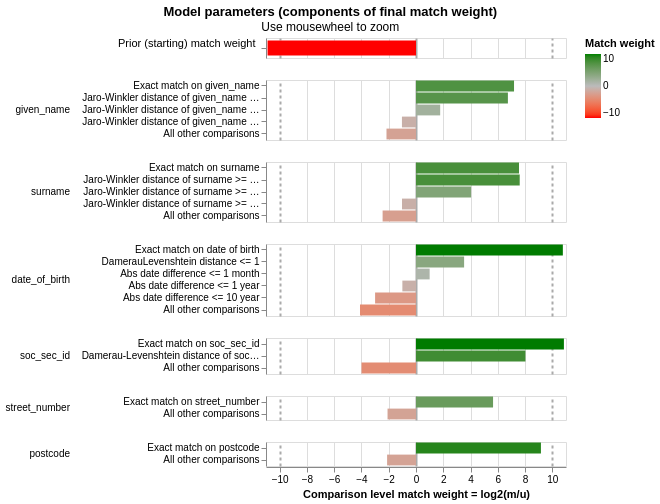

Here is the notebook cell this chart was saved with:
### Code cell
linker.visualisations.match_weights_chart()

### Figure 1 — Vega-Lite specification as saved in the notebook (floating-point values rounded to 4 significant figures)
{"config": {"view": {"continuousWidth": 300, "continuousHeight": 300, "discreteHeight": 60, "discreteWidth": 400}, "header": {"title": null}, "mark": {"tooltip": null}, "title": {"anchor": "middle"}}, "vconcat": [{"mark": {"type": "bar", "clip": true, "height": 15}, "encoding": {"color": {"field": "log2_bayes_factor", "scale": {"domain": [-10, 0, 10], "interpolate": "lab", "range": ["red", "#bbbbbb", "green"]}, "title": "Match weight", "type": "quantitative"}, "tooltip": [{"field": "comparison_name", "title": "Comparison name", "type": "nominal"}, {"field": "probability_two_random_records_match", "format": ".4f", "title": "Probability two random records match", "type": "nominal"}, {"field": "log2_bayes_factor", "format": ",.4f", "title": "Equivalent match weight", "type": "quantitative"}, {"field": "bayes_factor_description", "title": "Match weight description", "type": "nominal"}], "x": {"axis": {"domain": false, "gridColor": {"condition": {"test": "abs(datum.value / 10)  <= 1 & datum.value % 10 === 0", "value": "#aaa"}, "value": "#ddd"}, "gridDash": {"condition": {"test": "abs(datum.value / 10) == 1", "value": [3]}, "value": null}, "gridWidth": {"condition": {"test": "abs(datum.value / 10)  <= 1 & datum.value % 10 === 0", "value": 2}, "value": 1}, "labels": false, "ticks": false, "title": ""}, "field": "log2_bayes_factor", "scale": {"domain": [-11, 11]}, "type": "quantitative"}, "y": {"axis": {"title": "Prior (starting) match weight", "titleAlign": "right", "titleAngle": 0, "titleFontWeight": "normal"}, "field": "label_for_charts", "sort": {"field": "comparison_vector_value", "order": "descending"}, "type": "nominal"}}, "height": 20, "transform": [{"filter": "(datum.comparison_name == 'probability_two_random_records_match')"}]}, {"mark": {"type": "bar", "clip": true}, "encoding": {"color": {"field": "log2_bayes_factor", "scale": {"domain": [-10, 0, 10], "interpolate": "lab", "range": ["red", "#bbbbbb", "green"]}, "title": "Match weight", "type": "quantitative"}, "row": {"field": "comparison_name", "header": {"labelAlign": "left", "labelAnchor": "middle", "labelAngle": 0}, "sort": {"field": "comparison_sort_order"}, "type": "nominal"}, "tooltip": [{"field": "comparison_name", "title": "Comparison name", "type": "nominal"}, {"field": "label_for_charts", "title": "Label", "type": "ordinal"}, {"field": "sql_condition", "title": "SQL condition", "type": "nominal"}, {"field": "m_probability", "format": ".10~g", "title": "M probability", "type": "quantitative"}, {"field": "u_probability", "format": ".10~g", "title": "U probability", "type": "quantitative"}, {"field": "bayes_factor", "format": ",.6f", "title": "Bayes factor = m/u", "type": "quantitative"}, {"field": "log2_bayes_factor", "format": ".4~g", "title": "Match weight = log2(m/u)", "type": "quantitative"}, {"field": "bayes_factor_description", "title": "Match weight description", "type": "nominal"}, {"field": "m_probability_description", "title": "m probability description", "type": "nominal"}, {"field": "u_probability_description", "title": "u probability description", "type": "nominal"}], "x": {"axis": {"gridColor": {"condition": {"test": "abs(datum.value / 10)  <= 1 & datum.value % 10 === 0", "value": "#aaa"}, "value": "#ddd"}, "gridDash": {"condition": {"test": "abs(datum.value / 10) == 1", "value": [3]}, "value": null}, "gridWidth": {"condition": {"test": "abs(datum.value / 10)  <= 1 & datum.value % 10 === 0", "value": 2}, "value": 1}, "title": "Comparison level match weight = log2(m/u)"}, "field": "log2_bayes_factor", "scale": {"domain": [-11, 11]}, "type": "quantitative"}, "y": {"axis": {"title": null}, "field": "label_for_charts", "sort": {"field": "comparison_vector_value", "order": "descending"}, "type": "nominal"}}, "height": {"step": 12}, "resolve": {"axis": {"y": "independent"}, "scale": {"y": "independent"}}, "transform": [{"filter": "(datum.comparison_name != 'probability_two_random_records_match')"}]}], "data": {"name": "data-5b53fc20c5d354b35859e9d682b7443a"}, "params": [{"name": "mouse_zoom", "select": {"type": "interval", "encodings": ["x"]}, "bind": "scales", "views": []}], "resolve": {"axis": {"y": "independent"}, "scale": {"y": "independent"}}, "title": {"text": "Model parameters (components of final match weight)", "subtitle": "Use mousewheel to zoom"}, "$schema": "https://vega.github.io/schema/vega-lite/v5.9.3.json", "datasets": {"data-5b53fc20c5d354b35859e9d682b7443a": [{"comparison_name": "probability_two_random_records_match", "sql_condition": null, "label_for_charts": "", "m_probability": null, "u_probability": null, "m_probability_description": null, "u_probability_description": null, "has_tf_adjustments": false, "tf_adjustment_column": null, "tf_adjustment_weight": null, "is_null_level": false, "bayes_factor": 0.0005284, "log2_bayes_factor": -10.89, "comparison_vector_value": 0, "max_comparison_vector_value": 0, "bayes_factor_description": "The probability that two random records drawn at random match is 0.001 or one in  1,893.6 records.This is equivalent to a starting match weight of -10.886.", "probability_two_random_records_match": 0.0005281, "comparison_sort_order": -1}, {"comparison_name": "given_name", "sql_condition": "\"given_name_l\" = \"given_name_r\"", "label_for_charts": "Exact match on given_name", "m_probability": 0.575, "u_probability": 0.003942, "m_probability_description": "Amongst matching record comparisons, 57.5% of records (i.e. one in 1.739) are in the exact match on given_name comparison level", "u_probability_description": "Amongst non-matching record comparisons, 0.3942% of records (i.e. one in 254) are in the exact match on given_name comparison level", "has_tf_adjustments": true, "tf_adjustment_column": "given_name", "tf_adjustment_weight": 1.0, "is_null_level": false, "bayes_factor": 145.9, "log2_bayes_factor": 7.188, "comparison_vector_value": 4, "max_comparison_vector_value": 4, "bayes_factor_description": "If comparison level is `exact match on given_name` then comparison is 146 times more likely to be a match", "probability_two_random_records_match": 0.0005281, "comparison_sort_order": 0}, {"comparison_name": "given_name", "sql_condition": "jaro_winkler_similarity(\"given_name_l\", \"given_name_r\") >= 0.92", "label_for_charts": "Jaro-Winkler distance of given_name >= 0.92", "m_probability": 0.1639, "u_probability": 0.001535, "m_probability_description": "Amongst matching record comparisons, 16.39% of records (i.e. one in 6.1) are in the jaro-winkler distance of given_name >= 0.92 comparison level", "u_probability_description": "Amongst non-matching record comparisons, 0.1535% of records (i.e. one in 652) are in the jaro-winkler distance of given_name >= 0.92 comparison level", "has_tf_adjustments": false, "tf_adjustment_column": null, "tf_adjustment_weight": 1.0, "is_null_level": false, "bayes_factor": 106.8, "log2_bayes_factor": 6.739, "comparison_vector_value": 3, "max_comparison_vector_value": 4, "bayes_factor_description": "If comparison level is `jaro-winkler distance of given_name >= 0.92` then comparison is 107 times more likely to be a match", "probability_two_random_records_match": 0.0005281, "comparison_sort_order": 0}, {"comparison_name": "given_name", "sql_condition": "jaro_winkler_similarity(\"given_name_l\", \"given_name_r\") >= 0.88", "label_for_charts": "Jaro-Winkler distance of given_name >= 0.88", "m_probability": 0.007496, "u_probability": 0.002193, "m_probability_description": "Amongst matching record comparisons, 0.7496% of records (i.e. one in 133) are in the jaro-winkler distance of given_name >= 0.88 comparison level", "u_probability_description": "Amongst non-matching record comparisons, 0.2193% of records (i.e. one in 456) are in the jaro-winkler distance of given_name >= 0.88 comparison level", "has_tf_adjustments": false, "tf_adjustment_column": null, "tf_adjustment_weight": 1.0, "is_null_level": false, "bayes_factor": 3.419, "log2_bayes_factor": 1.773, "comparison_vector_value": 2, "max_comparison_vector_value": 4, "bayes_factor_description": "If comparison level is `jaro-winkler distance of given_name >= 0.88` then comparison is 3.419 times more likely to be a match", "probability_two_random_records_match": 0.0005281, "comparison_sort_order": 0}, {"comparison_name": "given_name", "sql_condition": "jaro_winkler_similarity(\"given_name_l\", \"given_name_r\") >= 0.7", "label_for_charts": "Jaro-Winkler distance of given_name >= 0.7", "m_probability": 0.05909, "u_probability": 0.1208, "m_probability_description": "Amongst matching record comparisons, 5.909% of records (i.e. one in 16.92) are in the jaro-winkler distance of given_name >= 0.7 comparison level", "u_probability_description": "Amongst non-matching record comparisons, 12.08% of records (i.e. one in 8.277) are in the jaro-winkler distance of given_name >= 0.7 comparison level", "has_tf_adjustments": false, "tf_adjustment_column": null, "tf_adjustment_weight": 1.0, "is_null_level": false, "bayes_factor": 0.4891, "log2_bayes_factor": -1.032, "comparison_vector_value": 1, "max_comparison_vector_value": 4, "bayes_factor_description": "If comparison level is `jaro-winkler distance of given_name >= 0.7` then comparison is 2.044 times less likely to be a match", "probability_two_random_records_match": 0.0005281, "comparison_sort_order": 0}, {"comparison_name": "given_name", "sql_condition": "ELSE", "label_for_charts": "All other comparisons", "m_probability": 0.1945, "u_probability": 0.8715, "m_probability_description": "Amongst matching record comparisons, 19.45% of records (i.e. one in 5.143) are in the all other comparisons comparison level", "u_probability_description": "Amongst non-matching record comparisons, 87.15% of records (i.e. one in 1.147) are in the all other comparisons comparison level", "has_tf_adjustments": false, "tf_adjustment_column": null, "tf_adjustment_weight": 1.0, "is_null_level": false, "bayes_factor": 0.2231, "log2_bayes_factor": -2.164, "comparison_vector_value": 0, "max_comparison_vector_value": 4, "bayes_factor_description": "If comparison level is `all other comparisons` then comparison is 4.482 times less likely to be a match", "probability_two_random_records_match": 0.0005281, "comparison_sort_order": 0}, {"comparison_name": "surname", "sql_condition": "\"surname_l\" = \"surname_r\"", "label_for_charts": "Exact match on surname", "m_probability": 0.5619, "u_probability": 0.002991, "m_probability_description": "Amongst matching record comparisons, 56.19% of records (i.e. one in 1.78) are in the exact match on surname comparison level", "u_probability_description": "Amongst non-matching record comparisons, 0.2991% of records (i.e. one in 334) are in the exact match on surname comparison level", "has_tf_adjustments": true, "tf_adjustment_column": "surname", "tf_adjustment_weight": 1.0, "is_null_level": false, "bayes_factor": 187.9, "log2_bayes_factor": 7.554, "comparison_vector_value": 4, "max_comparison_vector_value": 4, "bayes_factor_description": "If comparison level is `exact match on surname` then comparison is 188 times more likely to be a match", "probability_two_random_records_match": 0.0005281, "comparison_sort_order": 1}, {"comparison_name": "surname", "sql_condition": "jaro_winkler_similarity(\"surname_l\", \"surname_r\") >= 0.92", "label_for_charts": "Jaro-Winkler distance of surname >= 0.92", "m_probability": 0.2271, "u_probability": 0.001166, "m_probability_description": "Amongst matching record comparisons, 22.71% of records (i.e. one in 4.402) are in the jaro-winkler distance of surname >= 0.92 comparison level", "u_probability_description": "Amongst non-matching record comparisons, 0.1166% of records (i.e. one in 857) are in the jaro-winkler distance of surname >= 0.92 comparison level", "has_tf_adjustments": false, "tf_adjustment_column": null, "tf_adjustment_weight": 1.0, "is_null_level": false, "bayes_factor": 194.8, "log2_bayes_factor": 7.606, "comparison_vector_value": 3, "max_comparison_vector_value": 4, "bayes_factor_description": "If comparison level is `jaro-winkler distance of surname >= 0.92` then comparison is 195 times more likely to be a match", "probability_two_random_records_match": 0.0005281, "comparison_sort_order": 1}, {"comparison_name": "surname", "sql_condition": "jaro_winkler_similarity(\"surname_l\", \"surname_r\") >= 0.88", "label_for_charts": "Jaro-Winkler distance of surname >= 0.88", "m_probability": 0.008468, "u_probability": 0.0005141, "m_probability_description": "Amongst matching record comparisons, 0.8468% of records (i.e. one in 118) are in the jaro-winkler distance of surname >= 0.88 comparison level", "u_probability_description": "Amongst non-matching record comparisons, 0.05141% of records (i.e. one in 1,945) are in the jaro-winkler distance of surname >= 0.88 comparison level", "has_tf_adjustments": false, "tf_adjustment_column": null, "tf_adjustment_weight": 1.0, "is_null_level": false, "bayes_factor": 16.47, "log2_bayes_factor": 4.042, "comparison_vector_value": 2, "max_comparison_vector_value": 4, "bayes_factor_description": "If comparison level is `jaro-winkler distance of surname >= 0.88` then comparison is 16.47 times more likely to be a match", "probability_two_random_records_match": 0.0005281, "comparison_sort_order": 1}, {"comparison_name": "surname", "sql_condition": "jaro_winkler_similarity(\"surname_l\", \"surname_r\") >= 0.7", "label_for_charts": "Jaro-Winkler distance of surname >= 0.7", "m_probability": 0.03216, "u_probability": 0.06557, "m_probability_description": "Amongst matching record comparisons, 3.216% of records (i.e. one in 31.09) are in the jaro-winkler distance of surname >= 0.7 comparison level", "u_probability_description": "Amongst non-matching record comparisons, 6.557% of records (i.e. one in 15.25) are in the jaro-winkler distance of surname >= 0.7 comparison level", "has_tf_adjustments": false, "tf_adjustment_column": null, "tf_adjustment_weight": 1.0, "is_null_level": false, "bayes_factor": 0.4906, "log2_bayes_factor": -1.028, "comparison_vector_value": 1, "max_comparison_vector_value": 4, "bayes_factor_description": "If comparison level is `jaro-winkler distance of surname >= 0.7` then comparison is 2.039 times less likely to be a match", "probability_two_random_records_match": 0.0005281, "comparison_sort_order": 1}, {"comparison_name": "surname", "sql_condition": "ELSE", "label_for_charts": "All other comparisons", "m_probability": 0.1703, "u_probability": 0.9298, "m_probability_description": "Amongst matching record comparisons, 17.03% of records (i.e. one in 5.87) are in the all other comparisons comparison level", "u_probability_description": "Amongst non-matching record comparisons, 92.98% of records (i.e. one in 1.076) are in the all other comparisons comparison level", "has_tf_adjustments": false, "tf_adjustment_column": null, "tf_adjustment_weight": 1.0, "is_null_level": false, "bayes_factor": 0.1832, "log2_bayes_factor": -2.448, "comparison_vector_value": 0, "max_comparison_vector_value": 4, "bayes_factor_description": "If comparison level is `all other comparisons` then comparison is 5.458 times less likely to be a match", "probability_two_random_records_match": 0.0005281, "comparison_sort_order": 1}, {"comparison_name": "date_of_birth", "sql_condition": "\"date_of_birth_l\" = \"date_of_birth_r\"", "label_for_charts": "Exact match on date of birth", "m_probability": 0.9298, "u_probability": 0.0005329, "m_probability_description": "Amongst matching record comparisons, 92.98% of records (i.e. one in 1.075) are in the exact match on date of birth comparison level", "u_probability_description": "Amongst non-matching record comparisons, 0.05329% of records (i.e. one in 1,877) are in the exact match on date of birth comparison level", "has_tf_adjustments": false, "tf_adjustment_column": null, "tf_adjustment_weight": 1.0, "is_null_level": false, "bayes_factor": 1745.0, "log2_bayes_factor": 10.77, "comparison_vector_value": 5, "max_comparison_vector_value": 5, "bayes_factor_description": "If comparison level is `exact match on date of birth` then comparison is 1,745 times more likely to be a match", "probability_two_random_records_match": 0.0005281, "comparison_sort_order": 2}, {"comparison_name": "date_of_birth", "sql_condition": "damerau_levenshtein(\"date_of_birth_l\", \"date_of_birth_r\") <= 1", "label_for_charts": "DamerauLevenshtein distance <= 1", "m_probability": 0.0122, "u_probability": 0.001057, "m_probability_description": "Amongst matching record comparisons, 1.22% of records (i.e. one in 81.98) are in the dameraulevenshtein distance <= 1 comparison level", "u_probability_description": "Amongst non-matching record comparisons, 0.1057% of records (i.e. one in 946) are in the dameraulevenshtein distance <= 1 comparison level", "has_tf_adjustments": false, "tf_adjustment_column": null, "tf_adjustment_weight": 1.0, "is_null_level": false, "bayes_factor": 11.54, "log2_bayes_factor": 3.528, "comparison_vector_value": 4, "max_comparison_vector_value": 5, "bayes_factor_description": "If comparison level is `dameraulevenshtein distance <= 1` then comparison is 11.54 times more likely to be a match", "probability_two_random_records_match": 0.0005281, "comparison_sort_order": 2}, {"comparison_name": "date_of_birth", "sql_condition": "ABS(EPOCH(try_strptime(\"date_of_birth_l\", '%Y-%m-%d')) - EPOCH(try_strptime(\"date_of_birth_r\", '%Y-%m-%d'))) <= 2629800.0", "label_for_charts": "Abs date difference <= 1 month", "m_probability": 0.01, "u_probability": 0.005, "m_probability_description": "Amongst matching record comparisons, 1% of records (i.e. one in 100) are in the abs date difference <= 1 month comparison level", "u_probability_description": "Amongst non-matching record comparisons, 0.5% of records (i.e. one in 200) are in the abs date difference <= 1 month comparison level", "has_tf_adjustments": false, "tf_adjustment_column": null, "tf_adjustment_weight": 1.0, "is_null_level": false, "bayes_factor": 2.0, "log2_bayes_factor": 1.0, "comparison_vector_value": 3, "max_comparison_vector_value": 5, "bayes_factor_description": "If comparison level is `abs date difference <= 1 month` then comparison is 2 times more likely to be a match", "probability_two_random_records_match": 0.0005281, "comparison_sort_order": 2}, {"comparison_name": "date_of_birth", "sql_condition": "ABS(EPOCH(try_strptime(\"date_of_birth_l\", '%Y-%m-%d')) - EPOCH(try_strptime(\"date_of_birth_r\", '%Y-%m-%d'))) <= 31557600.0", "label_for_charts": "Abs date difference <= 1 year", "m_probability": 0.01, "u_probability": 0.02, "m_probability_description": "Amongst matching record comparisons, 1% of records (i.e. one in 100) are in the abs date difference <= 1 year comparison level", "u_probability_description": "Amongst non-matching record comparisons, 2% of records (i.e. one in 50) are in the abs date difference <= 1 year comparison level", "has_tf_adjustments": false, "tf_adjustment_column": null, "tf_adjustment_weight": 1.0, "is_null_level": false, "bayes_factor": 0.5, "log2_bayes_factor": -1.0, "comparison_vector_value": 2, "max_comparison_vector_value": 5, "bayes_factor_description": "If comparison level is `abs date difference <= 1 year` then comparison is 2 times less likely to be a match", "probability_two_random_records_match": 0.0005281, "comparison_sort_order": 2}, {"comparison_name": "date_of_birth", "sql_condition": "ABS(EPOCH(try_strptime(\"date_of_birth_l\", '%Y-%m-%d')) - EPOCH(try_strptime(\"date_of_birth_r\", '%Y-%m-%d'))) <= 315576000.0", "label_for_charts": "Abs date difference <= 10 year", "m_probability": 0.01, "u_probability": 0.08, "m_probability_description": "Amongst matching record comparisons, 1% of records (i.e. one in 100) are in the abs date difference <= 10 year comparison level", "u_probability_description": "Amongst non-matching record comparisons, 8% of records (i.e. one in 12.5) are in the abs date difference <= 10 year comparison level", "has_tf_adjustments": false, "tf_adjustment_column": null, "tf_adjustment_weight": 1.0, "is_null_level": false, "bayes_factor": 0.125, "log2_bayes_factor": -3.0, "comparison_vector_value": 1, "max_comparison_vector_value": 5, "bayes_factor_description": "If comparison level is `abs date difference <= 10 year` then comparison is 8 times less likely to be a match", "probability_two_random_records_match": 0.0005281, "comparison_sort_order": 2}, {"comparison_name": "date_of_birth", "sql_condition": "ELSE", "label_for_charts": "All other comparisons", "m_probability": 0.05799, "u_probability": 0.9984, "m_probability_description": "Amongst matching record comparisons, 5.799% of records (i.e. one in 17.24) are in the all other comparisons comparison level", "u_probability_description": "Amongst non-matching record comparisons, 99.84% of records (i.e. one in 1.002) are in the all other comparisons comparison level", "has_tf_adjustments": false, "tf_adjustment_column": null, "tf_adjustment_weight": 1.0, "is_null_level": false, "bayes_factor": 0.05808, "log2_bayes_factor": -4.106, "comparison_vector_value": 0, "max_comparison_vector_value": 5, "bayes_factor_description": "If comparison level is `all other comparisons` then comparison is 17.22 times less likely to be a match", "probability_two_random_records_match": 0.0005281, "comparison_sort_order": 2}, {"comparison_name": "soc_sec_id", "sql_condition": "\"soc_sec_id_l\" = \"soc_sec_id_r\"", "label_for_charts": "Exact match on soc_sec_id", "m_probability": 0.859, "u_probability": 0.0004665, "m_probability_description": "Amongst matching record comparisons, 85.9% of records (i.e. one in 1.164) are in the exact match on soc_sec_id comparison level", "u_probability_description": "Amongst non-matching record comparisons, 0.04665% of records (i.e. one in 2,144) are in the exact match on soc_sec_id comparison level", "has_tf_adjustments": false, "tf_adjustment_column": null, "tf_adjustment_weight": 1.0, "is_null_level": false, "bayes_factor": 1841.0, "log2_bayes_factor": 10.85, "comparison_vector_value": 2, "max_comparison_vector_value": 2, "bayes_factor_description": "If comparison level is `exact match on soc_sec_id` then comparison is 1,841 times more likely to be a match", "probability_two_random_records_match": 0.0005281, "comparison_sort_order": 3}, {"comparison_name": "soc_sec_id", "sql_condition": "damerau_levenshtein(\"soc_sec_id_l\", \"soc_sec_id_r\") <= 2", "label_for_charts": "Damerau-Levenshtein distance of soc_sec_id <= 2", "m_probability": 0.07832, "u_probability": 0.0003003, "m_probability_description": "Amongst matching record comparisons, 7.832% of records (i.e. one in 12.77) are in the damerau-levenshtein distance of soc_sec_id <= 2 comparison level", "u_probability_description": "Amongst non-matching record comparisons, 0.03003% of records (i.e. one in 3,330) are in the damerau-levenshtein distance of soc_sec_id <= 2 comparison level", "has_tf_adjustments": false, "tf_adjustment_column": null, "tf_adjustment_weight": 1.0, "is_null_level": false, "bayes_factor": 260.8, "log2_bayes_factor": 8.027, "comparison_vector_value": 1, "max_comparison_vector_value": 2, "bayes_factor_description": "If comparison level is `damerau-levenshtein distance of soc_sec_id <= 2` then comparison is 261 times more likely to be a match", "probability_two_random_records_match": 0.0005281, "comparison_sort_order": 3}, {"comparison_name": "soc_sec_id", "sql_condition": "ELSE", "label_for_charts": "All other comparisons", "m_probability": 0.06264, "u_probability": 0.9992, "m_probability_description": "Amongst matching record comparisons, 6.264% of records (i.e. one in 15.97) are in the all other comparisons comparison level", "u_probability_description": "Amongst non-matching record comparisons, 99.92% of records (i.e. one in 1.001) are in the all other comparisons comparison level", "has_tf_adjustments": false, "tf_adjustment_column": null, "tf_adjustment_weight": 1.0, "is_null_level": false, "bayes_factor": 0.06268, "log2_bayes_factor": -3.996, "comparison_vector_value": 0, "max_comparison_vector_value": 2, "bayes_factor_description": "If comparison level is `all other comparisons` then comparison is 15.95 times less likely to be a match", "probability_two_random_records_match": 0.0005281, "comparison_sort_order": 3}, {"comparison_name": "street_number", "sql_condition": "\"street_number_l\" = \"street_number_r\"", "label_for_charts": "Exact match on street_number", "m_probability": 0.7682, "u_probability": 0.01529, "m_probability_description": "Amongst matching record comparisons, 76.82% of records (i.e. one in 1.302) are in the exact match on street_number comparison level", "u_probability_description": "Amongst non-matching record comparisons, 1.529% of records (i.e. one in 65.41) are in the exact match on street_number comparison level", "has_tf_adjustments": true, "tf_adjustment_column": "street_number", "tf_adjustment_weight": 1.0, "is_null_level": false, "bayes_factor": 50.25, "log2_bayes_factor": 5.651, "comparison_vector_value": 1, "max_comparison_vector_value": 1, "bayes_factor_description": "If comparison level is `exact match on street_number` then comparison is 50.25 times more likely to be a match", "probability_two_random_records_match": 0.0005281, "comparison_sort_order": 4}, {"comparison_name": "street_number", "sql_condition": "ELSE", "label_for_charts": "All other comparisons", "m_probability": 0.2318, "u_probability": 0.9847, "m_probability_description": "Amongst matching record comparisons, 23.18% of records (i.e. one in 4.315) are in the all other comparisons comparison level", "u_probability_description": "Amongst non-matching record comparisons, 98.47% of records (i.e. one in 1.016) are in the all other comparisons comparison level", "has_tf_adjustments": false, "tf_adjustment_column": null, "tf_adjustment_weight": 1.0, "is_null_level": false, "bayes_factor": 0.2353, "log2_bayes_factor": -2.087, "comparison_vector_value": 0, "max_comparison_vector_value": 1, "bayes_factor_description": "If comparison level is `all other comparisons` then comparison is 4.249 times less likely to be a match", "probability_two_random_records_match": 0.0005281, "comparison_sort_order": 4}, {"comparison_name": "postcode", "sql_condition": "\"postcode_l\" = \"postcode_r\"", "label_for_charts": "Exact match on postcode", "m_probability": 0.7702, "u_probability": 0.001345, "m_probability_description": "Amongst matching record comparisons, 77.02% of records (i.e. one in 1.298) are in the exact match on postcode comparison level", "u_probability_description": "Amongst non-matching record comparisons, 0.1345% of records (i.e. one in 743) are in the exact match on postcode comparison level", "has_tf_adjustments": true, "tf_adjustment_column": "postcode", "tf_adjustment_weight": 1.0, "is_null_level": false, "bayes_factor": 572.6, "log2_bayes_factor": 9.161, "comparison_vector_value": 1, "max_comparison_vector_value": 1, "bayes_factor_description": "If comparison level is `exact match on postcode` then comparison is 573 times more likely to be a match", "probability_two_random_records_match": 0.0005281, "comparison_sort_order": 5}, {"comparison_name": "postcode", "sql_condition": "ELSE", "label_for_charts": "All other comparisons", "m_probability": 0.2298, "u_probability": 0.9987, "m_probability_description": "Amongst matching record comparisons, 22.98% of records (i.e. one in 4.351) are in the all other comparisons comparison level", "u_probability_description": "Amongst non-matching record comparisons, 99.87% of records (i.e. one in 1.001) are in the all other comparisons comparison level", "has_tf_adjustments": false, "tf_adjustment_column": null, "tf_adjustment_weight": 1.0, "is_null_level": false, "bayes_factor": 0.2301, "log2_bayes_factor": -2.119, "comparison_vector_value": 0, "max_comparison_vector_value": 1, "bayes_factor_description": "If comparison level is `all other comparisons` then comparison is 4.345 times less likely to be a match", "probability_two_random_records_match": 0.0005281, "comparison_sort_order": 5}]}}
